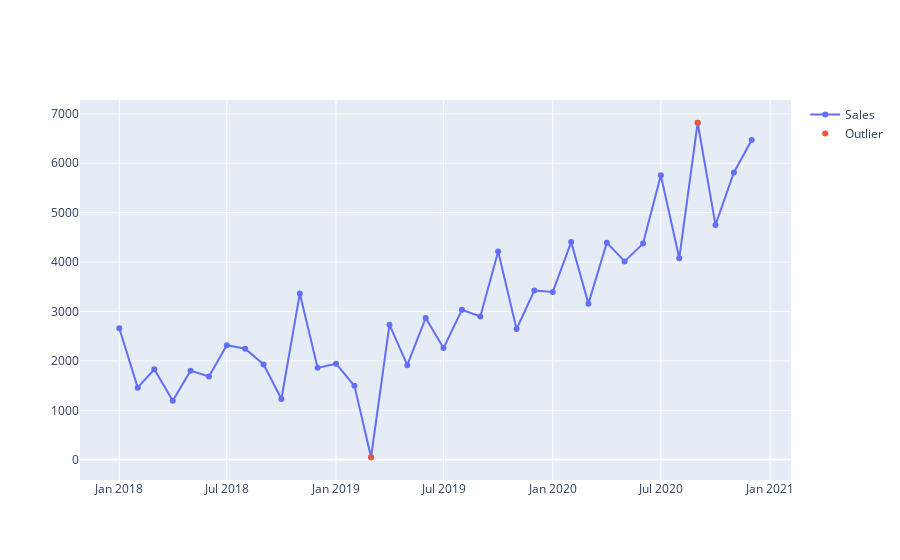

Notebook cell for this chart:
### Markdown cell above
## Create Plot with Outliers

### Code cell
fig2 = go.Figure()
fig2.add_trace(go.Scatter(x=df.datetime_col
                         ,y=df.Sales
                         ,mode='lines+markers'
                         ,name='Sales'))
fig2.add_trace(go.Scatter(x=df.datetime_col[df.outliers=='yes']
                         ,y=df.Sales[df.outliers=='yes']
                         ,mode='markers'
                         ,name='Outlier'))
fig2.show()

### Figure 1 — Plotly figure (JSON) as saved in the notebook; plotly's stock layout.template omitted (floating-point values rounded to 4 significant figures)
{"data": [{"mode": "lines+markers", "name": "Sales", "type": "scatter", "x": ["2018-01-01T00:00:00", "2018-02-01T00:00:00", "2018-03-01T00:00:00", "2018-04-01T00:00:00", "2018-05-01T00:00:00", "2018-06-01T00:00:00", "2018-07-01T00:00:00", "2018-08-01T00:00:00", "2018-09-01T00:00:00", "2018-10-01T00:00:00", "2018-11-01T00:00:00", "2018-12-01T00:00:00", "2019-01-01T00:00:00", "2019-02-01T00:00:00", "2019-03-01T00:00:00", "2019-04-01T00:00:00", "2019-05-01T00:00:00", "2019-06-01T00:00:00", "2019-07-01T00:00:00", "2019-08-01T00:00:00", "2019-09-01T00:00:00", "2019-10-01T00:00:00", "2019-11-01T00:00:00", "2019-12-01T00:00:00", "2020-01-01T00:00:00", "2020-02-01T00:00:00", "2020-03-01T00:00:00", "2020-04-01T00:00:00", "2020-05-01T00:00:00", "2020-06-01T00:00:00", "2020-07-01T00:00:00", "2020-08-01T00:00:00", "2020-09-01T00:00:00", "2020-10-01T00:00:00", "2020-11-01T00:00:00", "2020-12-01T00:00:00"], "y": [2660, 1459, 1831, 1193, 1803, 1685, 2318, 2245, 1928, 1229, 3365, 1859, 1943, 1495, 50, 2733, 1914, 2870, 2260, 3036, 2899, 4216, 2645, 3423, 3397, 4404, 3159, 4393, 4013, 4374, 5755, 4076, 6820, 4753, 5813, 6469]}, {"mode": "markers", "name": "Outlier", "type": "scatter", "x": ["2019-03-01T00:00:00", "2020-09-01T00:00:00"], "y": [50, 6820]}], "layout": {}}
